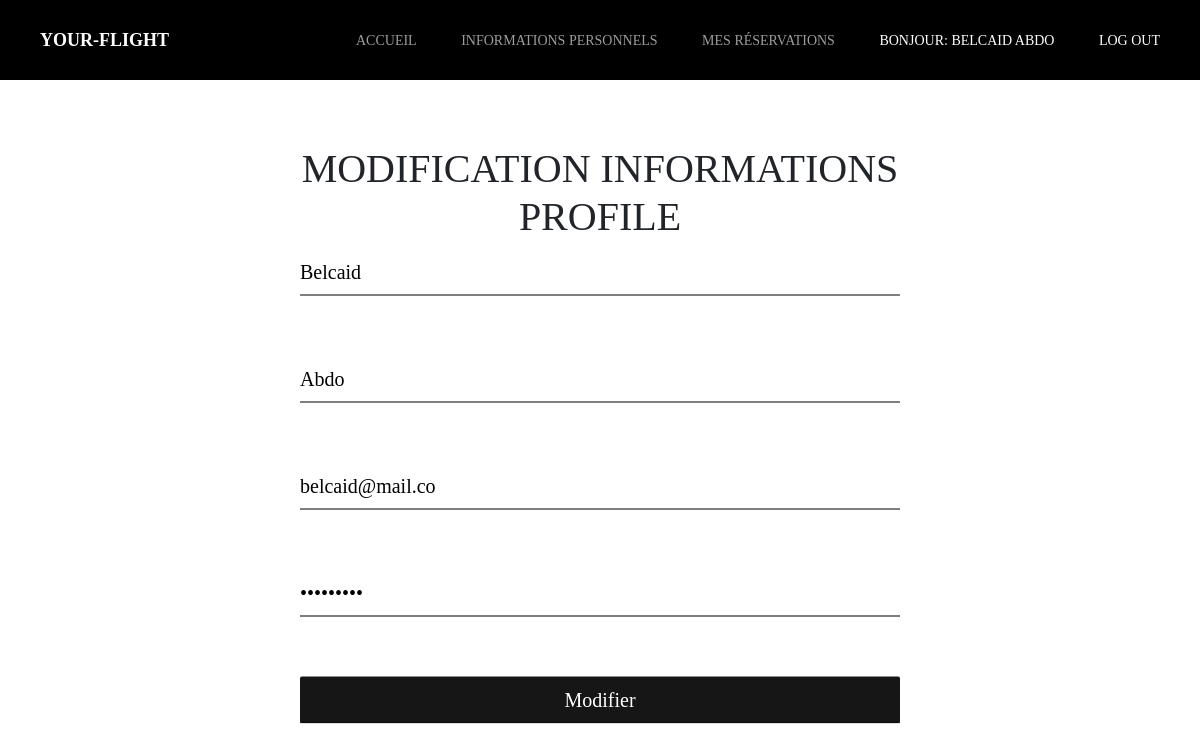
Screenshot of /view/userinfo.php (signed in) with the database file from the repository.
### tables this page shows
CREATE TABLE IF NOT EXISTS `users` (
  `id_user` int(11) NOT NULL AUTO_INCREMENT,
  `nom` varchar(50) NOT NULL,
  `prenom` varchar(50) NOT NULL,
  `email` varchar(50) NOT NULL,
  `password` varchar(30) NOT NULL,
  `statut` varchar(50) NOT NULL,
  PRIMARY KEY (`id_user`)
);

### model/usersclass.php (called while the page is built, shortened)
<?php
 class User{
		function __construct() {
			$this->conn = new mysqli("localhost","root","","gestion_reservations");
		}
		function user_show($id) {
				$query = "SELECT * from users where id_user='$id'";
				$stmt = $this->conn->prepare($query);
				$stmt->execute();
				$result = $stmt->get_result();
				return  $result;
		}
}
?>

### view/userinfo.php (the view, shortened to what this page needs)
<?php
include('../model/usersclass.php');
?>
<!DOCTYPE html>
<html lang="en">
	<?php
	include('heder.php');
	?>
	<body>
		<?php
		include('navbar.php');
		?>
		<?php
		$id = $_SESSION["id_user"];
		$user = new User();
		$res = $user -> user_show($id);
		$row = $res->fetch_assoc();
		?>
							<div class="allinput">
					          <form method="POST" action="../controller/user_back.php">
					            <h1>MODIFICATION INFORMATIONS PROFILE</h1>
					            <input name="nom" id="username" value="<?= $row['nom']; ?>" class="ipt" type="text">
					            <input name="prenom" id="name" type="text" value="<?= $row['prenom']; ?>" class="ipt">
					            <input name="mail" id="email" type="EMAIL" value="<?= $row['email']; ?>" class="ipt">
					            <input name="password" id="text" type="password" value="<?= $row['password']; ?>" class="ipt">
					            <input name="update_user_info" type="submit" value="Modifier" id="btn">
					          </form>
					        </div>
</body>
</html>

### public/css/stylehome.css (style rules this page uses)
* { text-decoration: none; }
.allinput { position: absolute; left: 50%; top: 58%; transform: translate(-50% ,-50%); font-family: Poppins, serif; z-index: 10; }
.allinput h1 { text-align: center; font-size: 40px; }
.allinput input { border:none; outline: none; background: none; width: 100%; overflow: hidden; font-size: 20px; padding: 8px 0; margin: 8px 0; border-bottom: 1px solid #000; margin:0 0 60px 0; }
.allinput #btn { background:#161616; color: #fff; cursor: pointer; border-radius: 2px; }

### rows the page displays
users: nom "Belcaid", prenom "Abdo", mail "belcaid@mail.co"

### other values shown
$_SESSION["nom"] "BELCAID"
$_SESSION["prenom"] "ABDO"
